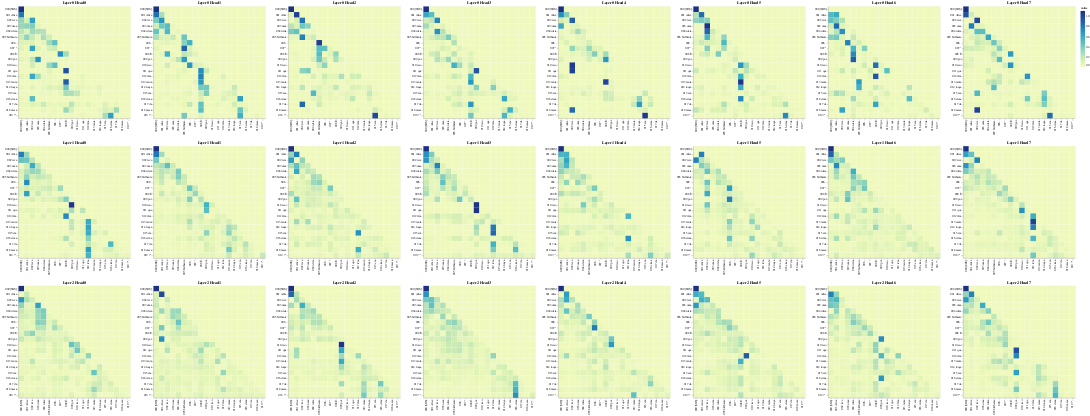

Here is the notebook cell this chart was saved with:
### Code cell
# Decoder Self-Attention
get_all_attention_maps("decoder", layers, heads, decoder_input_tokens, decoder_input_tokens, min(20, sentence_len))

### Figure 1 — Vega-Lite specification as saved in the notebook (floating-point values rounded to 4 significant figures; data arrays with more than 128 entries replaced by an {"elided": "..."} marker saying what was removed)
{"config": {"view": {"continuousWidth": 300, "continuousHeight": 300}}, "vconcat": [{"hconcat": [{"data": {"name": "data-28b3a92d536f7bc3b083ba210dacf053"}, "mark": {"type": "rect"}, "encoding": {"color": {"field": "value", "type": "quantitative"}, "tooltip": [{"field": "row", "type": "quantitative"}, {"field": "column", "type": "quantitative"}, {"field": "value", "type": "quantitative"}, {"field": "row_token", "type": "nominal"}, {"field": "col_token", "type": "nominal"}], "x": {"axis": {"title": ""}, "field": "col_token", "type": "nominal"}, "y": {"axis": {"title": ""}, "field": "row_token", "type": "nominal"}}, "height": 400, "name": "view_25", "title": "Layer 0 Head 0", "width": 400}, {"data": {"name": "data-c8a8ba8a980ac4ae30160b14ada07b2f"}, "mark": {"type": "rect"}, "encoding": {"color": {"field": "value", "type": "quantitative"}, "tooltip": [{"field": "row", "type": "quantitative"}, {"field": "column", "type": "quantitative"}, {"field": "value", "type": "quantitative"}, {"field": "row_token", "type": "nominal"}, {"field": "col_token", "type": "nominal"}], "x": {"axis": {"title": ""}, "field": "col_token", "type": "nominal"}, "y": {"axis": {"title": ""}, "field": "row_token", "type": "nominal"}}, "height": 400, "name": "view_26", "title": "Layer 0 Head 1", "width": 400}, {"data": {"name": "data-d12513d9e6d236027799be5fa770ea1a"}, "mark": {"type": "rect"}, "encoding": {"color": {"field": "value", "type": "quantitative"}, "tooltip": [{"field": "row", "type": "quantitative"}, {"field": "column", "type": "quantitative"}, {"field": "value", "type": "quantitative"}, {"field": "row_token", "type": "nominal"}, {"field": "col_token", "type": "nominal"}], "x": {"axis": {"title": ""}, "field": "col_token", "type": "nominal"}, "y": {"axis": {"title": ""}, "field": "row_token", "type": "nominal"}}, "height": 400, "name": "view_27", "title": "Layer 0 Head 2", "width": 400}, {"data": {"name": "data-ffe0fecc9e3dfbdf3483be1d96745f70"}, "mark": {"type": "rect"}, "encoding": {"color": {"field": "value", "type": "quantitative"}, "tooltip": [{"field": "row", "type": "quantitative"}, {"field": "column", "type": "quantitative"}, {"field": "value", "type": "quantitative"}, {"field": "row_token", "type": "nominal"}, {"field": "col_token", "type": "nominal"}], "x": {"axis": {"title": ""}, "field": "col_token", "type": "nominal"}, "y": {"axis": {"title": ""}, "field": "row_token", "type": "nominal"}}, "height": 400, "name": "view_28", "title": "Layer 0 Head 3", "width": 400}, {"data": {"name": "data-e4bb5528789ecf36d5d761eb40b098bb"}, "mark": {"type": "rect"}, "encoding": {"color": {"field": "value", "type": "quantitative"}, "tooltip": [{"field": "row", "type": "quantitative"}, {"field": "column", "type": "quantitative"}, {"field": "value", "type": "quantitative"}, {"field": "row_token", "type": "nominal"}, {"field": "col_token", "type": "nominal"}], "x": {"axis": {"title": ""}, "field": "col_token", "type": "nominal"}, "y": {"axis": {"title": ""}, "field": "row_token", "type": "nominal"}}, "height": 400, "name": "view_29", "title": "Layer 0 Head 4", "width": 400}, {"data": {"name": "data-b72950fe81fb2c528692ba89ce3798d1"}, "mark": {"type": "rect"}, "encoding": {"color": {"field": "value", "type": "quantitative"}, "tooltip": [{"field": "row", "type": "quantitative"}, {"field": "column", "type": "quantitative"}, {"field": "value", "type": "quantitative"}, {"field": "row_token", "type": "nominal"}, {"field": "col_token", "type": "nominal"}], "x": {"axis": {"title": ""}, "field": "col_token", "type": "nominal"}, "y": {"axis": {"title": ""}, "field": "row_token", "type": "nominal"}}, "height": 400, "name": "view_30", "title": "Layer 0 Head 5", "width": 400}, {"data": {"name": "data-0d7e89f03f5ff0bf2a51b77ebe0a9622"}, "mark": {"type": "rect"}, "encoding": {"color": {"field": "value", "type": "quantitative"}, "tooltip": [{"field": "row", "type": "quantitative"}, {"field": "column", "type": "quantitative"}, {"field": "value", "type": "quantitative"}, {"field": "row_token", "type": "nominal"}, {"field": "col_token", "type": "nominal"}], "x": {"axis": {"title": ""}, "field": "col_token", "type": "nominal"}, "y": {"axis": {"title": ""}, "field": "row_token", "type": "nominal"}}, "height": 400, "name": "view_31", "title": "Layer 0 Head 6", "width": 400}, {"data": {"name": "data-90f4fea2d70dc066e32915bfb927e640"}, "mark": {"type": "rect"}, "encoding": {"color": {"field": "value", "type": "quantitative"}, "tooltip": [{"field": "row", "type": "quantitative"}, {"field": "column", "type": "quantitative"}, {"field": "value", "type": "quantitative"}, {"field": "row_token", "type": "nominal"}, {"field": "col_token", "type": "nominal"}], "x": {"axis": {"title": ""}, "field": "col_token", "type": "nominal"}, "y": {"axis": {"title": ""}, "field": "row_token", "type": "nominal"}}, "height": 400, "name": "view_32", "title": "Layer 0 Head 7", "width": 400}]}, {"hconcat": [{"data": {"name": "data-fc644a40bbc8b7393ec9e5ecec5bb62b"}, "mark": {"type": "rect"}, "encoding": {"color": {"field": "value", "type": "quantitative"}, "tooltip": [{"field": "row", "type": "quantitative"}, {"field": "column", "type": "quantitative"}, {"field": "value", "type": "quantitative"}, {"field": "row_token", "type": "nominal"}, {"field": "col_token", "type": "nominal"}], "x": {"axis": {"title": ""}, "field": "col_token", "type": "nominal"}, "y": {"axis": {"title": ""}, "field": "row_token", "type": "nominal"}}, "height": 400, "name": "view_33", "title": "Layer 1 Head 0", "width": 400}, {"data": {"name": "data-4a752333c507d8bbcbd1e9f2b75d2c76"}, "mark": {"type": "rect"}, "encoding": {"color": {"field": "value", "type": "quantitative"}, "tooltip": [{"field": "row", "type": "quantitative"}, {"field": "column", "type": "quantitative"}, {"field": "value", "type": "quantitative"}, {"field": "row_token", "type": "nominal"}, {"field": "col_token", "type": "nominal"}], "x": {"axis": {"title": ""}, "field": "col_token", "type": "nominal"}, "y": {"axis": {"title": ""}, "field": "row_token", "type": "nominal"}}, "height": 400, "name": "view_34", "title": "Layer 1 Head 1", "width": 400}, {"data": {"name": "data-cbaaa114f692eea0b517c356cc11946a"}, "mark": {"type": "rect"}, "encoding": {"color": {"field": "value", "type": "quantitative"}, "tooltip": [{"field": "row", "type": "quantitative"}, {"field": "column", "type": "quantitative"}, {"field": "value", "type": "quantitative"}, {"field": "row_token", "type": "nominal"}, {"field": "col_token", "type": "nominal"}], "x": {"axis": {"title": ""}, "field": "col_token", "type": "nominal"}, "y": {"axis": {"title": ""}, "field": "row_token", "type": "nominal"}}, "height": 400, "name": "view_35", "title": "Layer 1 Head 2", "width": 400}, {"data": {"name": "data-8c4cb46c987f4e30b3dcc7e6df1d3b3c"}, "mark": {"type": "rect"}, "encoding": {"color": {"field": "value", "type": "quantitative"}, "tooltip": [{"field": "row", "type": "quantitative"}, {"field": "column", "type": "quantitative"}, {"field": "value", "type": "quantitative"}, {"field": "row_token", "type": "nominal"}, {"field": "col_token", "type": "nominal"}], "x": {"axis": {"title": ""}, "field": "col_token", "type": "nominal"}, "y": {"axis": {"title": ""}, "field": "row_token", "type": "nominal"}}, "height": 400, "name": "view_36", "title": "Layer 1 Head 3", "width": 400}, {"data": {"name": "data-98f2fa4773d4c8ee77139142be426d63"}, "mark": {"type": "rect"}, "encoding": {"color": {"field": "value", "type": "quantitative"}, "tooltip": [{"field": "row", "type": "quantitative"}, {"field": "column", "type": "quantitative"}, {"field": "value", "type": "quantitative"}, {"field": "row_token", "type": "nominal"}, {"field": "col_token", "type": "nominal"}], "x": {"axis": {"title": ""}, "field": "col_token", "type": "nominal"}, "y": {"axis": {"title": ""}, "field": "row_token", "type": "nominal"}}, "height": 400, "name": "view_37", "title": "Layer 1 Head 4", "width": 400}, {"data": {"name": "data-45cd714cadd4a45a003a036d70e08089"}, "mark": {"type": "rect"}, "encoding": {"color": {"field": "value", "type": "quantitative"}, "tooltip": [{"field": "row", "type": "quantitative"}, {"field": "column", "type": "quantitative"}, {"field": "value", "type": "quantitative"}, {"field": "row_token", "type": "nominal"}, {"field": "col_token", "type": "nominal"}], "x": {"axis": {"title": ""}, "field": "col_token", "type": "nominal"}, "y": {"axis": {"title": ""}, "field": "row_token", "type": "nominal"}}, "height": 400, "name": "view_38", "title": "Layer 1 Head 5", "width": 400}, {"data": {"name": "data-de6de3fdde9cf4bc69c3bd90c388f074"}, "mark": {"type": "rect"}, "encoding": {"color": {"field": "value", "type": "quantitative"}, "tooltip": [{"field": "row", "type": "quantitative"}, {"field": "column", "type": "quantitative"}, {"field": "value", "type": "quantitative"}, {"field": "row_token", "type": "nominal"}, {"field": "col_token", "type": "nominal"}], "x": {"axis": {"title": ""}, "field": "col_token", "type": "nominal"}, "y": {"axis": {"title": ""}, "field": "row_token", "type": "nominal"}}, "height": 400, "name": "view_39", "title": "Layer 1 Head 6", "width": 400}, {"data": {"name": "data-97551d6e37a65c654ab348203fcf51d7"}, "mark": {"type": "rect"}, "encoding": {"color": {"field": "value", "type": "quantitative"}, "tooltip": [{"field": "row", "type": "quantitative"}, {"field": "column", "type": "quantitative"}, {"field": "value", "type": "quantitative"}, {"field": "row_token", "type": "nominal"}, {"field": "col_token", "type": "nominal"}], "x": {"axis": {"title": ""}, "field": "col_token", "type": "nominal"}, "y": {"axis": {"title": ""}, "field": "row_token", "type": "nominal"}}, "height": 400, "name": "view_40", "title": "Layer 1 Head 7", "width": 400}]}, {"hconcat": [{"data": {"name": "data-d1eca42b6caf946c4b0c3ea489e26341"}, "mark": {"type": "rect"}, "encoding": {"color": {"field": "value", "type": "quantitative"}, "tooltip": [{"field": "row", "type": "quantitative"}, {"field": "column", "type": "quantitative"}, {"field": "value", "type": "quantitative"}, {"field": "row_token", "type": "nominal"}, {"field": "col_token", "type": "nominal"}], "x": {"axis": {"title": ""}, "field": "col_token", "type": "nominal"}, "y": {"axis": {"title": ""}, "field": "row_token", "type": "nominal"}}, "height": 400, "name": "view_41", "title": "Layer 2 Head 0", "width": 400}, {"data": {"name": "data-e7c95f95031c76fb64735782647ca57e"}, "mark": {"type": "rect"}, "encoding": {"color": {"field": "value", "type": "quantitative"}, "tooltip": [{"field": "row", "type": "quantitative"}, {"field": "column", "type": "quantitative"}, {"field": "value", "type": "quantitative"}, {"field": "row_token", "type": "nominal"}, {"field": "col_token", "type": "nominal"}], "x": {"axis": {"title": ""}, "field": "col_token", "type": "nominal"}, "y": {"axis": {"title": ""}, "field": "row_token", "type": "nominal"}}, "height": 400, "name": "view_42", "title": "Layer 2 Head 1", "width": 400}, {"data": {"name": "data-b69ae3f17fd57a49a2049a007b3a0ab2"}, "mark": {"type": "rect"}, "encoding": {"color": {"field": "value", "type": "quantitative"}, "tooltip": [{"field": "row", "type": "quantitative"}, {"field": "column", "type": "quantitative"}, {"field": "value", "type": "quantitative"}, {"field": "row_token", "type": "nominal"}, {"field": "col_token", "type": "nominal"}], "x": {"axis": {"title": ""}, "field": "col_token", "type": "nominal"}, "y": {"axis": {"title": ""}, "field": "row_token", "type": "nominal"}}, "height": 400, "name": "view_43", "title": "Layer 2 Head 2", "width": 400}, {"data": {"name": "data-5350ed005be736728b63d4398a144ebc"}, "mark": {"type": "rect"}, "encoding": {"color": {"field": "value", "type": "quantitative"}, "tooltip": [{"field": "row", "type": "quantitative"}, {"field": "column", "type": "quantitative"}, {"field": "value", "type": "quantitative"}, {"field": "row_token", "type": "nominal"}, {"field": "col_token", "type": "nominal"}], "x": {"axis": {"title": ""}, "field": "col_token", "type": "nominal"}, "y": {"axis": {"title": ""}, "field": "row_token", "type": "nominal"}}, "height": 400, "name": "view_44", "title": "Layer 2 Head 3", "width": 400}, {"data": {"name": "data-99eebccce541f6a36d2da78d3d6829d6"}, "mark": {"type": "rect"}, "encoding": {"color": {"field": "value", "type": "quantitative"}, "tooltip": [{"field": "row", "type": "quantitative"}, {"field": "column", "type": "quantitative"}, {"field": "value", "type": "quantitative"}, {"field": "row_token", "type": "nominal"}, {"field": "col_token", "type": "nominal"}], "x": {"axis": {"title": ""}, "field": "col_token", "type": "nominal"}, "y": {"axis": {"title": ""}, "field": "row_token", "type": "nominal"}}, "height": 400, "name": "view_45", "title": "Layer 2 Head 4", "width": 400}, {"data": {"name": "data-d2854d32ce64383f1ec4e0cda59e67c1"}, "mark": {"type": "rect"}, "encoding": {"color": {"field": "value", "type": "quantitative"}, "tooltip": [{"field": "row", "type": "quantitative"}, {"field": "column", "type": "quantitative"}, {"field": "value", "type": "quantitative"}, {"field": "row_token", "type": "nominal"}, {"field": "col_token", "type": "nominal"}], "x": {"axis": {"title": ""}, "field": "col_token", "type": "nominal"}, "y": {"axis": {"title": ""}, "field": "row_token", "type": "nominal"}}, "height": 400, "name": "view_46", "title": "Layer 2 Head 5", "width": 400}, {"data": {"name": "data-286ca421b8993ba4a0b72758ef40ce66"}, "mark": {"type": "rect"}, "encoding": {"color": {"field": "value", "type": "quantitative"}, "tooltip": [{"field": "row", "type": "quantitative"}, {"field": "column", "type": "quantitative"}, {"field": "value", "type": "quantitative"}, {"field": "row_token", "type": "nominal"}, {"field": "col_token", "type": "nominal"}], "x": {"axis": {"title": ""}, "field": "col_token", "type": "nominal"}, "y": {"axis": {"title": ""}, "field": "row_token", "type": "nominal"}}, "height": 400, "name": "view_47", "title": "Layer 2 Head 6", "width": 400}, {"data": {"name": "data-c3143916e7e259e32b90ed8a15618073"}, "mark": {"type": "rect"}, "encoding": {"color": {"field": "value", "type": "quantitative"}, "tooltip": [{"field": "row", "type": "quantitative"}, {"field": "column", "type": "quantitative"}, {"field": "value", "type": "quantitative"}, {"field": "row_token", "type": "nominal"}, {"field": "col_token", "type": "nominal"}], "x": {"axis": {"title": ""}, "field": "col_token", "type": "nominal"}, "y": {"axis": {"title": ""}, "field": "row_token", "type": "nominal"}}, "height": 400, "name": "view_48", "title": "Layer 2 Head 7", "width": 400}]}], "params": [{"name": "param_25", "select": {"type": "interval", "encodings": ["x", "y"]}, "bind": "scales", "views": ["view_25"]}, {"name": "param_26", "select": {"type": "interval", "encodings": ["x", "y"]}, "bind": "scales", "views": ["view_26"]}, {"name": "param_27", "select": {"type": "interval", "encodings": ["x", "y"]}, "bind": "scales", "views": ["view_27"]}, {"name": "param_28", "select": {"type": "interval", "encodings": ["x", "y"]}, "bind": "scales", "views": ["view_28"]}, {"name": "param_29", "select": {"type": "interval", "encodings": ["x", "y"]}, "bind": "scales", "views": ["view_29"]}, {"name": "param_30", "select": {"type": "interval", "encodings": ["x", "y"]}, "bind": "scales", "views": ["view_30"]}, {"name": "param_31", "select": {"type": "interval", "encodings": ["x", "y"]}, "bind": "scales", "views": ["view_31"]}, {"name": "param_32", "select": {"type": "interval", "encodings": ["x", "y"]}, "bind": "scales", "views": ["view_32"]}, {"name": "param_33", "select": {"type": "interval", "encodings": ["x", "y"]}, "bind": "scales", "views": ["view_33"]}, {"name": "param_34", "select": {"type": "interval", "encodings": ["x", "y"]}, "bind": "scales", "views": ["view_34"]}, {"name": "param_35", "select": {"type": "interval", "encodings": ["x", "y"]}, "bind": "scales", "views": ["view_35"]}, {"name": "param_36", "select": {"type": "interval", "encodings": ["x", "y"]}, "bind": "scales", "views": ["view_36"]}, {"name": "param_37", "select": {"type": "interval", "encodings": ["x", "y"]}, "bind": "scales", "views": ["view_37"]}, {"name": "param_38", "select": {"type": "interval", "encodings": ["x", "y"]}, "bind": "scales", "views": ["view_38"]}, {"name": "param_39", "select": {"type": "interval", "encodings": ["x", "y"]}, "bind": "scales", "views": ["view_39"]}, {"name": "param_40", "select": {"type": "interval", "encodings": ["x", "y"]}, "bind": "scales", "views": ["view_40"]}, {"name": "param_41", "select": {"type": "interval", "encodings": ["x", "y"]}, "bind": "scales", "views": ["view_41"]}, {"name": "param_42", "select": {"type": "interval", "encodings": ["x", "y"]}, "bind": "scales", "views": ["view_42"]}, {"name": "param_43", "select": {"type": "interval", "encodings": ["x", "y"]}, "bind": "scales", "views": ["view_43"]}, {"name": "param_44", "select": {"type": "interval", "encodings": ["x", "y"]}, "bind": "scales", "views": ["view_44"]}, {"name": "param_45", "select": {"type": "interval", "encodings": ["x", "y"]}, "bind": "scales", "views": ["view_45"]}, {"name": "param_46", "select": {"type": "interval", "encodings": ["x", "y"]}, "bind": "scales", "views": ["view_46"]}, {"name": "param_47", "select": {"type": "interval", "encodings": ["x", "y"]}, "bind": "scales", "views": ["view_47"]}, {"name": "param_48", "select": {"type": "interval", "encodings": ["x", "y"]}, "bind": "scales", "views": ["view_48"]}], "$schema": "https://vega.github.io/schema/vega-lite/v5.17.0.json", "datasets": {"data-28b3a92d536f7bc3b083ba210dacf053": {"elided": "400 records"}, "data-c8a8ba8a980ac4ae30160b14ada07b2f": {"elided": "400 records"}, "data-d12513d9e6d236027799be5fa770ea1a": {"elided": "400 records"}, "data-ffe0fecc9e3dfbdf3483be1d96745f70": {"elided": "400 records"}, "data-e4bb5528789ecf36d5d761eb40b098bb": {"elided": "400 records"}, "data-b72950fe81fb2c528692ba89ce3798d1": {"elided": "400 records"}, "data-0d7e89f03f5ff0bf2a51b77ebe0a9622": {"elided": "400 records"}, "data-90f4fea2d70dc066e32915bfb927e640": {"elided": "400 records"}, "data-fc644a40bbc8b7393ec9e5ecec5bb62b": {"elided": "400 records"}, "data-4a752333c507d8bbcbd1e9f2b75d2c76": {"elided": "400 records"}, "data-cbaaa114f692eea0b517c356cc11946a": {"elided": "400 records"}, "data-8c4cb46c987f4e30b3dcc7e6df1d3b3c": {"elided": "400 records"}, "data-98f2fa4773d4c8ee77139142be426d63": {"elided": "400 records"}, "data-45cd714cadd4a45a003a036d70e08089": {"elided": "400 records"}, "data-de6de3fdde9cf4bc69c3bd90c388f074": {"elided": "400 records"}, "data-97551d6e37a65c654ab348203fcf51d7": {"elided": "400 records"}, "data-d1eca42b6caf946c4b0c3ea489e26341": {"elided": "400 records"}, "data-e7c95f95031c76fb64735782647ca57e": {"elided": "400 records"}, "data-b69ae3f17fd57a49a2049a007b3a0ab2": {"elided": "400 records"}, "data-5350ed005be736728b63d4398a144ebc": {"elided": "400 records"}, "data-99eebccce541f6a36d2da78d3d6829d6": {"elided": "400 records"}, "data-d2854d32ce64383f1ec4e0cda59e67c1": {"elided": "400 records"}, "data-286ca421b8993ba4a0b72758ef40ce66": {"elided": "400 records"}, "data-c3143916e7e259e32b90ed8a15618073": {"elided": "400 records"}}}
